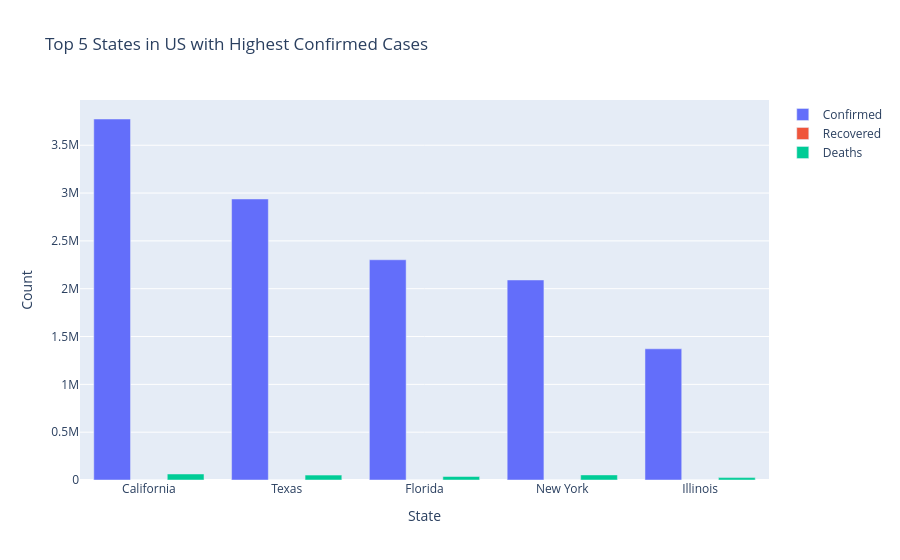

Notebook code for this chart:
### Code cell
top_states_us = data['Country']=='US'
top_five_states_us = data[top_states_us].nlargest(5, 'Confirmed')
fig= go.Figure(data=[
    go.Bar(name='Confirmed', x=top_five_states_us['State'], y=top_five_states_us['Confirmed']),
    go.Bar(name='Recovered', x=top_five_states_us['State'], y=top_five_states_us['Recovered']),
    go.Bar(name='Deaths', x=top_five_states_us['State'], y=top_five_states_us['Deaths'])
])
fig.update_layout(title='Top 5 States in US with Highest Confirmed Cases', xaxis_title='State', yaxis_title='Count', barmode='group')
fig.show()
fig.write_html("top_five_states_us.html")

### Figure 1 — Plotly figure (JSON) as saved in the notebook; plotly's stock layout.template omitted (floating-point values rounded to 4 significant figures)
{"data": [{"name": "Confirmed", "type": "bar", "x": ["California", "Texas", "Florida", "New York", "Illinois"], "y": [3774378, 2938307, 2302489, 2091342, 1371791]}, {"name": "Recovered", "type": "bar", "x": ["California", "Texas", "Florida", "New York", "Illinois"], "y": [0, 0, 0, 0, 0]}, {"name": "Deaths", "type": "bar", "x": ["California", "Texas", "Florida", "New York", "Illinois"], "y": [62817, 51128, 36347, 53070, 24913]}], "layout": {"barmode": "group", "title": {"text": "Top 5 States in US with Highest Confirmed Cases"}, "xaxis": {"title": {"text": "State"}}, "yaxis": {"title": {"text": "Count"}}}}
